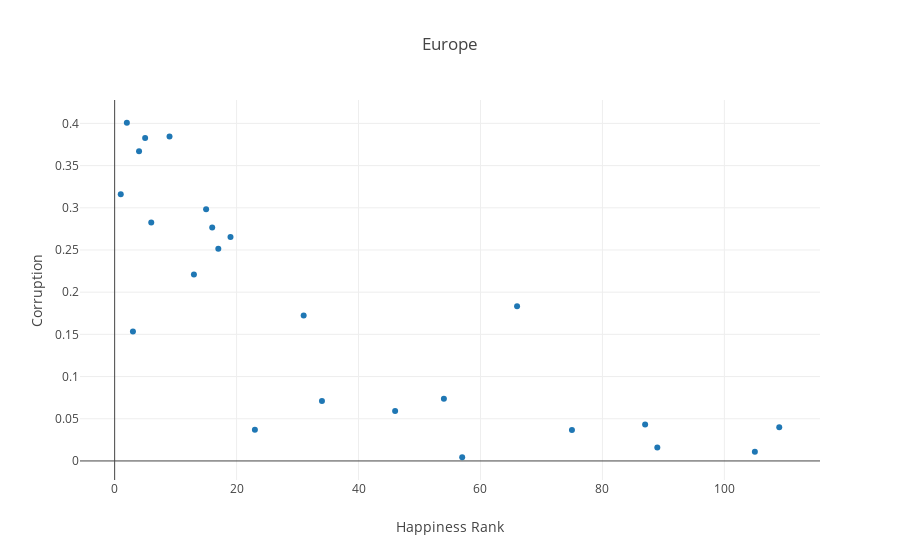

The cell this chart's notebook holds for it:
### Code cell
plotly.offline.iplot({
    "data": [go.Scatter(x=data_europe['Happiness.Rank'], 
                        y=data_europe['Trust..Government.Corruption.'], 
                        mode="markers", 
                        hovertext=data_europe.index,
                        )
            ],
    "layout": go.Layout(title="Europe",
                        xaxis=dict(title='Happiness Rank'),
                        yaxis=dict(title='Corruption')
                       )
})

### Figure 1 — Plotly figure (JSON) as saved in the notebook; plotly's stock layout.template omitted (floating-point values rounded to 4 significant figures)
{"data": [{"hovertext": ["Albania", "Austria", "Belgium", "Bulgaria", "Czech Republic", "Denmark", "Estonia", "Finland", "France", "Germany", "Greece", "Hungary", "Iceland", "Ireland", "Latvia", "Netherlands", "Norway", "Poland", "Portugal", "Romania", "Spain", "Sweden", "Switzerland", "United Kingdom"], "mode": "markers", "type": "scatter", "uid": "f0e92ca8-c1a3-11e8-92e9-db973ca5775c", "x": [109, 13, 17, 105, 23, 2, 66, 5, 31, 16, 87, 75, 3, 15, 54, 6, 1, 46, 89, 57, 34, 9, 4, 19], "y": [0.03986, 0.2211, 0.2513, 0.01105, 0.03687, 0.4008, 0.1832, 0.3826, 0.1725, 0.2767, 0.04329, 0.03664, 0.1535, 0.2984, 0.07384, 0.2827, 0.316, 0.05931, 0.01587, 0.004388, 0.07091, 0.3844, 0.367, 0.2654]}], "layout": {"title": "Europe", "xaxis": {"title": "Happiness Rank"}, "yaxis": {"title": "Corruption"}}}
